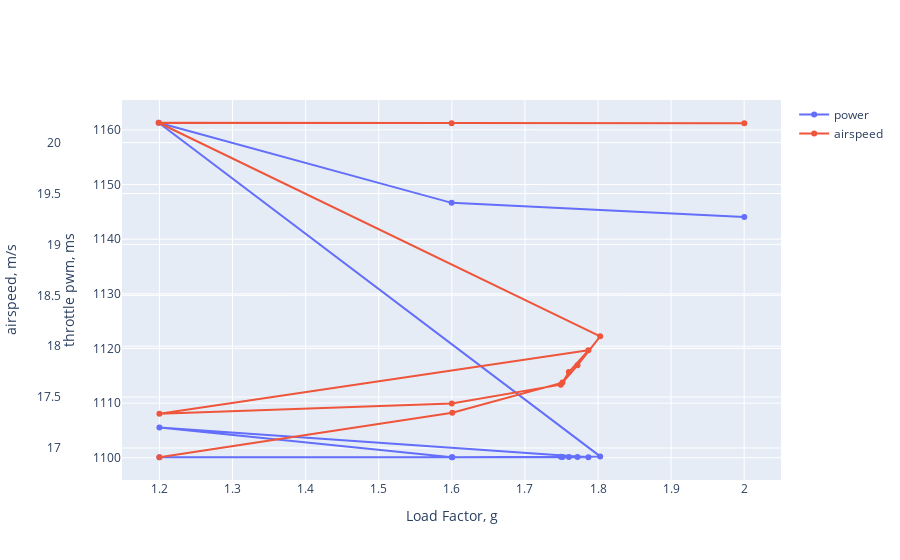

The notebook cell saved with this chart:
### Code cell
fig = go.Figure()

fig.add_trace(go.Scatter(x=summarydf.measured_g, y=summarydf.throttle, name='power'))
fig.add_trace(go.Scatter(x=summarydf.measured_g, y=summarydf.airspeed, yaxis='y2', name='airspeed'))
fig.update_layout(
    xaxis=dict(title='Load Factor, g'),
    yaxis=dict(title='throttle pwm, ms'),
    yaxis2=dict(title='airspeed, m/s', overlaying='y', anchor='free', autoshift=True),
)

### Figure 1 — Plotly figure (JSON) as saved in the notebook; plotly's stock layout.template omitted (floating-point values rounded to 4 significant figures)
{"data": [{"name": "power", "type": "scatter", "x": [1.2, 1.601, 1.751, 1.76, 1.787, 1.2, 1.6, 1.749, 1.772, 1.803, 1.199, 1.6, 2.0], "y": [1100.0, 1100.0, 1100.0, 1100.0, 1100.0, 1106.0, 1100.0, 1100.0, 1100.0, 1100.0, 1161.0, 1147.0, 1144.0]}, {"name": "airspeed", "type": "scatter", "x": [1.2, 1.601, 1.751, 1.76, 1.787, 1.2, 1.6, 1.749, 1.772, 1.803, 1.199, 1.6, 2.0], "y": [16.91, 17.35, 17.64, 17.75, 17.96, 17.34, 17.44, 17.62, 17.81, 18.1, 20.19, 20.19, 20.19], "yaxis": "y2"}], "layout": {"xaxis": {"title": {"text": "Load Factor, g"}}, "yaxis": {"title": {"text": "throttle pwm, ms"}}, "yaxis2": {"anchor": "free", "autoshift": true, "overlaying": "y", "title": {"text": "airspeed, m/s"}}}}
